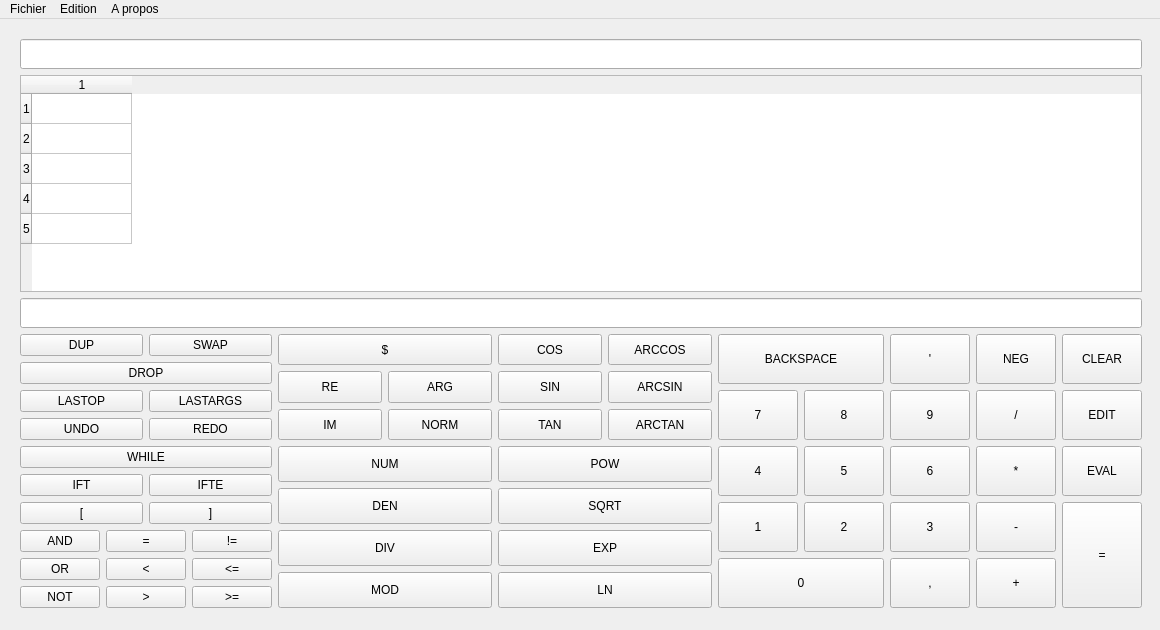
<?xml version="1.0" encoding="UTF-8"?>
<ui version="4.0">
 <class>MainWindow</class>
 <widget class="QMainWindow" name="MainWindow">
  <property name="geometry">
   <rect>
    <x>0</x>
    <y>0</y>
    <width>1160</width>
    <height>630</height>
   </rect>
  </property>
  <property name="windowTitle">
   <string>MainWindow</string>
  </property>
  <widget class="QWidget" name="centralWidget">
   <widget class="QWidget" name="verticalLayoutWidget">
    <property name="geometry">
     <rect>
      <x>9</x>
      <y>9</y>
      <width>1144</width>
      <height>591</height>
     </rect>
    </property>
    <layout class="QVBoxLayout" name="verticalLayout_2">
     <item>
      <widget class="QLineEdit" name="errorInput">
       <property name="minimumSize">
        <size>
         <width>0</width>
         <height>30</height>
        </size>
       </property>
       <property name="maximumSize">
        <size>
         <width>16777215</width>
         <height>30</height>
        </size>
       </property>
       <property name="baseSize">
        <size>
         <width>0</width>
         <height>30</height>
        </size>
       </property>
       <property name="readOnly">
        <bool>true</bool>
       </property>
      </widget>
     </item>
     <item>
      <widget class="QTableWidget" name="tableWidget">
       <property name="sizePolicy">
        <sizepolicy hsizetype="Expanding" vsizetype="Expanding">
         <horstretch>0</horstretch>
         <verstretch>0</verstretch>
        </sizepolicy>
       </property>
       <property name="selectionMode">
        <enum>QAbstractItemView::NoSelection</enum>
       </property>
       <property name="rowCount">
        <number>5</number>
       </property>
       <property name="columnCount">
        <number>1</number>
       </property>
       <row/>
       <row/>
       <row/>
       <row/>
       <row/>
       <column/>
      </widget>
     </item>
     <item>
      <widget class="QLineEdit" name="commandInput">
       <property name="sizePolicy">
        <sizepolicy hsizetype="Expanding" vsizetype="Fixed">
         <horstretch>0</horstretch>
         <verstretch>0</verstretch>
        </sizepolicy>
       </property>
       <property name="minimumSize">
        <size>
         <width>0</width>
         <height>30</height>
        </size>
       </property>
       <property name="maximumSize">
        <size>
         <width>16777215</width>
         <height>30</height>
        </size>
       </property>
       <property name="baseSize">
        <size>
         <width>0</width>
         <height>30</height>
        </size>
       </property>
      </widget>
     </item>
     <item>
      <layout class="QGridLayout" name="gridLayout_10">
       <item row="1" column="3">
        <layout class="QGridLayout" name="powerButtons">
         <item row="1" column="0">
          <widget class="QPushButton" name="sqrt">
           <property name="sizePolicy">
            <sizepolicy hsizetype="Expanding" vsizetype="Expanding">
             <horstretch>0</horstretch>
             <verstretch>0</verstretch>
            </sizepolicy>
           </property>
           <property name="baseSize">
            <size>
             <width>30</width>
             <height>30</height>
            </size>
           </property>
           <property name="text">
            <string>SQRT</string>
           </property>
          </widget>
         </item>
         <item row="2" column="0">
          <widget class="QPushButton" name="exp">
           <property name="sizePolicy">
            <sizepolicy hsizetype="Expanding" vsizetype="Expanding">
             <horstretch>0</horstretch>
             <verstretch>0</verstretch>
            </sizepolicy>
           </property>
           <property name="baseSize">
            <size>
             <width>30</width>
             <height>30</height>
            </size>
           </property>
           <property name="text">
            <string>EXP</string>
           </property>
          </widget>
         </item>
         <item row="0" column="0">
          <widget class="QPushButton" name="pow">
           <property name="sizePolicy">
            <sizepolicy hsizetype="Expanding" vsizetype="Expanding">
             <horstretch>0</horstretch>
             <verstretch>0</verstretch>
            </sizepolicy>
           </property>
           <property name="baseSize">
            <size>
             <width>30</width>
             <height>30</height>
            </size>
           </property>
           <property name="text">
            <string>POW</string>
           </property>
          </widget>
         </item>
         <item row="3" column="0">
          <widget class="QPushButton" name="ln">
           <property name="sizePolicy">
            <sizepolicy hsizetype="Expanding" vsizetype="Expanding">
             <horstretch>0</horstretch>
             <verstretch>0</verstretch>
            </sizepolicy>
           </property>
           <property name="baseSize">
            <size>
             <width>30</width>
             <height>30</height>
            </size>
           </property>
           <property name="text">
            <string>LN</string>
           </property>
          </widget>
         </item>
        </layout>
       </item>
       <item row="1" column="2">
        <layout class="QGridLayout" name="integerButtons">
         <item row="5" column="2">
          <widget class="QPushButton" name="mod">
           <property name="sizePolicy">
            <sizepolicy hsizetype="Expanding" vsizetype="Expanding">
             <horstretch>0</horstretch>
             <verstretch>0</verstretch>
            </sizepolicy>
           </property>
           <property name="baseSize">
            <size>
             <width>30</width>
             <height>30</height>
            </size>
           </property>
           <property name="text">
            <string>MOD</string>
           </property>
          </widget>
         </item>
         <item row="4" column="2">
          <widget class="QPushButton" name="div">
           <property name="sizePolicy">
            <sizepolicy hsizetype="Expanding" vsizetype="Expanding">
             <horstretch>0</horstretch>
             <verstretch>0</verstretch>
            </sizepolicy>
           </property>
           <property name="baseSize">
            <size>
             <width>30</width>
             <height>30</height>
            </size>
           </property>
           <property name="text">
            <string>DIV</string>
           </property>
          </widget>
         </item>
         <item row="3" column="2">
          <widget class="QPushButton" name="den">
           <property name="sizePolicy">
            <sizepolicy hsizetype="Expanding" vsizetype="Expanding">
             <horstretch>0</horstretch>
             <verstretch>0</verstretch>
            </sizepolicy>
           </property>
           <property name="baseSize">
            <size>
             <width>30</width>
             <height>30</height>
            </size>
           </property>
           <property name="text">
            <string>DEN</string>
           </property>
          </widget>
         </item>
         <item row="2" column="2">
          <widget class="QPushButton" name="num">
           <property name="sizePolicy">
            <sizepolicy hsizetype="Expanding" vsizetype="Expanding">
             <horstretch>0</horstretch>
             <verstretch>0</verstretch>
            </sizepolicy>
           </property>
           <property name="baseSize">
            <size>
             <width>30</width>
             <height>30</height>
            </size>
           </property>
           <property name="text">
            <string>NUM</string>
           </property>
          </widget>
         </item>
        </layout>
       </item>
       <item row="0" column="0">
        <layout class="QGridLayout" name="stackButtons">
         <item row="2" column="0">
          <widget class="QPushButton" name="lastop">
           <property name="sizePolicy">
            <sizepolicy hsizetype="Expanding" vsizetype="Expanding">
             <horstretch>0</horstretch>
             <verstretch>0</verstretch>
            </sizepolicy>
           </property>
           <property name="text">
            <string>LASTOP</string>
           </property>
          </widget>
         </item>
         <item row="0" column="1">
          <widget class="QPushButton" name="swap">
           <property name="sizePolicy">
            <sizepolicy hsizetype="Expanding" vsizetype="Expanding">
             <horstretch>0</horstretch>
             <verstretch>0</verstretch>
            </sizepolicy>
           </property>
           <property name="text">
            <string>SWAP</string>
           </property>
          </widget>
         </item>
         <item row="2" column="1">
          <widget class="QPushButton" name="lastargs">
           <property name="sizePolicy">
            <sizepolicy hsizetype="Expanding" vsizetype="Expanding">
             <horstretch>0</horstretch>
             <verstretch>0</verstretch>
            </sizepolicy>
           </property>
           <property name="text">
            <string>LASTARGS</string>
           </property>
          </widget>
         </item>
         <item row="1" column="0" colspan="2">
          <widget class="QPushButton" name="drop">
           <property name="sizePolicy">
            <sizepolicy hsizetype="Expanding" vsizetype="Expanding">
             <horstretch>0</horstretch>
             <verstretch>0</verstretch>
            </sizepolicy>
           </property>
           <property name="text">
            <string>DROP</string>
           </property>
          </widget>
         </item>
         <item row="0" column="0">
          <widget class="QPushButton" name="dup">
           <property name="sizePolicy">
            <sizepolicy hsizetype="Expanding" vsizetype="Expanding">
             <horstretch>0</horstretch>
             <verstretch>0</verstretch>
            </sizepolicy>
           </property>
           <property name="text">
            <string>DUP</string>
           </property>
          </widget>
         </item>
         <item row="3" column="0">
          <widget class="QPushButton" name="undo">
           <property name="sizePolicy">
            <sizepolicy hsizetype="Expanding" vsizetype="Expanding">
             <horstretch>0</horstretch>
             <verstretch>0</verstretch>
            </sizepolicy>
           </property>
           <property name="text">
            <string>UNDO</string>
           </property>
          </widget>
         </item>
         <item row="3" column="1">
          <widget class="QPushButton" name="redo">
           <property name="sizePolicy">
            <sizepolicy hsizetype="Expanding" vsizetype="Expanding">
             <horstretch>0</horstretch>
             <verstretch>0</verstretch>
            </sizepolicy>
           </property>
           <property name="text">
            <string>REDO</string>
           </property>
          </widget>
         </item>
        </layout>
       </item>
       <item row="0" column="3">
        <layout class="QGridLayout" name="trigoButtons">
         <item row="1" column="1">
          <widget class="QPushButton" name="arcsin">
           <property name="sizePolicy">
            <sizepolicy hsizetype="Expanding" vsizetype="Expanding">
             <horstretch>0</horstretch>
             <verstretch>0</verstretch>
            </sizepolicy>
           </property>
           <property name="baseSize">
            <size>
             <width>30</width>
             <height>30</height>
            </size>
           </property>
           <property name="text">
            <string>ARCSIN</string>
           </property>
          </widget>
         </item>
         <item row="0" column="1">
          <widget class="QPushButton" name="arccos">
           <property name="sizePolicy">
            <sizepolicy hsizetype="Expanding" vsizetype="Expanding">
             <horstretch>0</horstretch>
             <verstretch>0</verstretch>
            </sizepolicy>
           </property>
           <property name="baseSize">
            <size>
             <width>30</width>
             <height>30</height>
            </size>
           </property>
           <property name="text">
            <string>ARCCOS</string>
           </property>
          </widget>
         </item>
         <item row="2" column="1">
          <widget class="QPushButton" name="arctan">
           <property name="sizePolicy">
            <sizepolicy hsizetype="Expanding" vsizetype="Expanding">
             <horstretch>0</horstretch>
             <verstretch>0</verstretch>
            </sizepolicy>
           </property>
           <property name="baseSize">
            <size>
             <width>30</width>
             <height>30</height>
            </size>
           </property>
           <property name="text">
            <string>ARCTAN</string>
           </property>
          </widget>
         </item>
         <item row="0" column="0">
          <widget class="QPushButton" name="cos">
           <property name="sizePolicy">
            <sizepolicy hsizetype="Expanding" vsizetype="Expanding">
             <horstretch>0</horstretch>
             <verstretch>0</verstretch>
            </sizepolicy>
           </property>
           <property name="baseSize">
            <size>
             <width>30</width>
             <height>30</height>
            </size>
           </property>
           <property name="text">
            <string>COS</string>
           </property>
          </widget>
         </item>
         <item row="1" column="0">
          <widget class="QPushButton" name="sin">
           <property name="sizePolicy">
            <sizepolicy hsizetype="Expanding" vsizetype="Expanding">
             <horstretch>0</horstretch>
             <verstretch>0</verstretch>
            </sizepolicy>
           </property>
           <property name="baseSize">
            <size>
             <width>30</width>
             <height>30</height>
            </size>
           </property>
           <property name="text">
            <string>SIN</string>
           </property>
          </widget>
         </item>
         <item row="2" column="0">
          <widget class="QPushButton" name="tan">
           <property name="sizePolicy">
            <sizepolicy hsizetype="Expanding" vsizetype="Expanding">
             <horstretch>0</horstretch>
             <verstretch>0</verstretch>
            </sizepolicy>
           </property>
           <property name="baseSize">
            <size>
             <width>30</width>
             <height>30</height>
            </size>
           </property>
           <property name="text">
            <string>TAN</string>
           </property>
          </widget>
         </item>
        </layout>
       </item>
       <item row="0" column="2">
        <layout class="QGridLayout" name="complexButtons">
         <item row="2" column="0">
          <widget class="QPushButton" name="im">
           <property name="sizePolicy">
            <sizepolicy hsizetype="Expanding" vsizetype="Expanding">
             <horstretch>0</horstretch>
             <verstretch>0</verstretch>
            </sizepolicy>
           </property>
           <property name="baseSize">
            <size>
             <width>30</width>
             <height>30</height>
            </size>
           </property>
           <property name="text">
            <string>IM</string>
           </property>
          </widget>
         </item>
         <item row="1" column="0">
          <widget class="QPushButton" name="re">
           <property name="sizePolicy">
            <sizepolicy hsizetype="Expanding" vsizetype="Expanding">
             <horstretch>0</horstretch>
             <verstretch>0</verstretch>
            </sizepolicy>
           </property>
           <property name="baseSize">
            <size>
             <width>30</width>
             <height>30</height>
            </size>
           </property>
           <property name="text">
            <string>RE</string>
           </property>
          </widget>
         </item>
         <item row="1" column="1">
          <widget class="QPushButton" name="arg">
           <property name="sizePolicy">
            <sizepolicy hsizetype="Expanding" vsizetype="Expanding">
             <horstretch>0</horstretch>
             <verstretch>0</verstretch>
            </sizepolicy>
           </property>
           <property name="baseSize">
            <size>
             <width>30</width>
             <height>30</height>
            </size>
           </property>
           <property name="text">
            <string>ARG</string>
           </property>
          </widget>
         </item>
         <item row="2" column="1">
          <widget class="QPushButton" name="norm">
           <property name="sizePolicy">
            <sizepolicy hsizetype="Expanding" vsizetype="Expanding">
             <horstretch>0</horstretch>
             <verstretch>0</verstretch>
            </sizepolicy>
           </property>
           <property name="baseSize">
            <size>
             <width>30</width>
             <height>30</height>
            </size>
           </property>
           <property name="text">
            <string>NORM</string>
           </property>
          </widget>
         </item>
         <item row="0" column="0" colspan="2">
          <widget class="QPushButton" name="dollar">
           <property name="sizePolicy">
            <sizepolicy hsizetype="Expanding" vsizetype="Expanding">
             <horstretch>0</horstretch>
             <verstretch>0</verstretch>
            </sizepolicy>
           </property>
           <property name="baseSize">
            <size>
             <width>30</width>
             <height>30</height>
            </size>
           </property>
           <property name="text">
            <string>$</string>
           </property>
          </widget>
         </item>
        </layout>
       </item>
       <item row="1" column="0">
        <layout class="QGridLayout" name="gridLayout_9">
         <item row="4" column="1">
          <layout class="QGridLayout" name="logicalButtons">
           <item row="1" column="0">
            <widget class="QPushButton" name="orb">
             <property name="sizePolicy">
              <sizepolicy hsizetype="Expanding" vsizetype="Expanding">
               <horstretch>0</horstretch>
               <verstretch>0</verstretch>
              </sizepolicy>
             </property>
             <property name="baseSize">
              <size>
               <width>30</width>
               <height>30</height>
              </size>
             </property>
             <property name="text">
              <string>OR</string>
             </property>
            </widget>
           </item>
           <item row="2" column="0">
            <widget class="QPushButton" name="notb">
             <property name="sizePolicy">
              <sizepolicy hsizetype="Expanding" vsizetype="Expanding">
               <horstretch>0</horstretch>
               <verstretch>0</verstretch>
              </sizepolicy>
             </property>
             <property name="baseSize">
              <size>
               <width>30</width>
               <height>30</height>
              </size>
             </property>
             <property name="text">
              <string>NOT</string>
             </property>
            </widget>
           </item>
           <item row="0" column="1">
            <widget class="QPushButton" name="equalb">
             <property name="sizePolicy">
              <sizepolicy hsizetype="Expanding" vsizetype="Expanding">
               <horstretch>0</horstretch>
               <verstretch>0</verstretch>
              </sizepolicy>
             </property>
             <property name="baseSize">
              <size>
               <width>30</width>
               <height>30</height>
              </size>
             </property>
             <property name="text">
              <string>=</string>
             </property>
            </widget>
           </item>
           <item row="0" column="2">
            <widget class="QPushButton" name="notEqual">
             <property name="sizePolicy">
              <sizepolicy hsizetype="Expanding" vsizetype="Expanding">
               <horstretch>0</horstretch>
               <verstretch>0</verstretch>
              </sizepolicy>
             </property>
             <property name="baseSize">
              <size>
               <width>30</width>
               <height>30</height>
              </size>
             </property>
             <property name="text">
              <string>!=</string>
             </property>
            </widget>
           </item>
           <item row="1" column="2">
            <widget class="QPushButton" name="lte">
             <property name="sizePolicy">
              <sizepolicy hsizetype="Expanding" vsizetype="Expanding">
               <horstretch>0</horstretch>
               <verstretch>0</verstretch>
              </sizepolicy>
             </property>
             <property name="baseSize">
              <size>
               <width>30</width>
               <height>30</height>
              </size>
             </property>
             <property name="text">
              <string>&lt;=</string>
             </property>
            </widget>
           </item>
           <item row="2" column="1">
            <widget class="QPushButton" name="gt">
             <property name="sizePolicy">
              <sizepolicy hsizetype="Expanding" vsizetype="Expanding">
               <horstretch>0</horstretch>
               <verstretch>0</verstretch>
              </sizepolicy>
             </property>
             <property name="baseSize">
              <size>
               <width>30</width>
               <height>30</height>
              </size>
             </property>
             <property name="text">
              <string>&gt;</string>
             </property>
            </widget>
           </item>
           <item row="2" column="2">
            <widget class="QPushButton" name="gte">
             <property name="sizePolicy">
              <sizepolicy hsizetype="Expanding" vsizetype="Expanding">
               <horstretch>0</horstretch>
               <verstretch>0</verstretch>
              </sizepolicy>
             </property>
             <property name="baseSize">
              <size>
               <width>30</width>
               <height>30</height>
              </size>
             </property>
             <property name="text">
              <string>&gt;=</string>
             </property>
            </widget>
           </item>
           <item row="1" column="1">
            <widget class="QPushButton" name="lt">
             <property name="sizePolicy">
              <sizepolicy hsizetype="Expanding" vsizetype="Expanding">
               <horstretch>0</horstretch>
               <verstretch>0</verstretch>
              </sizepolicy>
             </property>
             <property name="baseSize">
              <size>
               <width>30</width>
               <height>30</height>
              </size>
             </property>
             <property name="text">
              <string>&lt;</string>
             </property>
            </widget>
           </item>
           <item row="0" column="0">
            <widget class="QPushButton" name="andb">
             <property name="sizePolicy">
              <sizepolicy hsizetype="Expanding" vsizetype="Expanding">
               <horstretch>0</horstretch>
               <verstretch>0</verstretch>
              </sizepolicy>
             </property>
             <property name="baseSize">
              <size>
               <width>30</width>
               <height>30</height>
              </size>
             </property>
             <property name="text">
              <string>AND</string>
             </property>
            </widget>
           </item>
          </layout>
         </item>
         <item row="2" column="1">
          <layout class="QGridLayout" name="conditionalButtons">
           <item row="2" column="0">
            <widget class="QPushButton" name="ift">
             <property name="sizePolicy">
              <sizepolicy hsizetype="Expanding" vsizetype="Expanding">
               <horstretch>0</horstretch>
               <verstretch>0</verstretch>
              </sizepolicy>
             </property>
             <property name="text">
              <string>IFT</string>
             </property>
            </widget>
           </item>
           <item row="2" column="1">
            <widget class="QPushButton" name="ifte">
             <property name="sizePolicy">
              <sizepolicy hsizetype="Expanding" vsizetype="Expanding">
               <horstretch>0</horstretch>
               <verstretch>0</verstretch>
              </sizepolicy>
             </property>
             <property name="text">
              <string>IFTE</string>
             </property>
            </widget>
           </item>
           <item row="3" column="1">
            <widget class="QPushButton" name="rightBracket">
             <property name="text">
              <string>]</string>
             </property>
            </widget>
           </item>
           <item row="3" column="0">
            <widget class="QPushButton" name="leftBracket">
             <property name="text">
              <string>[</string>
             </property>
            </widget>
           </item>
           <item row="1" column="0" colspan="2">
            <widget class="QPushButton" name="whileb">
             <property name="sizePolicy">
              <sizepolicy hsizetype="Expanding" vsizetype="Expanding">
               <horstretch>0</horstretch>
               <verstretch>0</verstretch>
              </sizepolicy>
             </property>
             <property name="text">
              <string>WHILE</string>
             </property>
            </widget>
           </item>
          </layout>
         </item>
        </layout>
       </item>
       <item row="0" column="4" rowspan="2">
        <layout class="QGridLayout" name="numericPad">
         <item row="2" column="1">
          <widget class="QPushButton" name="b5">
           <property name="sizePolicy">
            <sizepolicy hsizetype="Expanding" vsizetype="Expanding">
             <horstretch>0</horstretch>
             <verstretch>0</verstretch>
            </sizepolicy>
           </property>
           <property name="baseSize">
            <size>
             <width>30</width>
             <height>30</height>
            </size>
           </property>
           <property name="text">
            <string>5</string>
           </property>
          </widget>
         </item>
         <item row="0" column="3">
          <widget class="QPushButton" name="neg">
           <property name="sizePolicy">
            <sizepolicy hsizetype="Expanding" vsizetype="Expanding">
             <horstretch>0</horstretch>
             <verstretch>0</verstretch>
            </sizepolicy>
           </property>
           <property name="baseSize">
            <size>
             <width>30</width>
             <height>30</height>
            </size>
           </property>
           <property name="text">
            <string>NEG</string>
           </property>
          </widget>
         </item>
         <item row="4" column="0" colspan="2">
          <widget class="QPushButton" name="b0">
           <property name="sizePolicy">
            <sizepolicy hsizetype="Expanding" vsizetype="Expanding">
             <horstretch>0</horstretch>
             <verstretch>0</verstretch>
            </sizepolicy>
           </property>
           <property name="baseSize">
            <size>
             <width>30</width>
             <height>30</height>
            </size>
           </property>
           <property name="text">
            <string>0</string>
           </property>
          </widget>
         </item>
         <item row="1" column="1">
          <widget class="QPushButton" name="b8">
           <property name="sizePolicy">
            <sizepolicy hsizetype="Expanding" vsizetype="Expanding">
             <horstretch>0</horstretch>
             <verstretch>0</verstretch>
            </sizepolicy>
           </property>
           <property name="baseSize">
            <size>
             <width>30</width>
             <height>30</height>
            </size>
           </property>
           <property name="text">
            <string>8</string>
           </property>
          </widget>
         </item>
         <item row="1" column="2">
          <widget class="QPushButton" name="b9">
           <property name="sizePolicy">
            <sizepolicy hsizetype="Expanding" vsizetype="Expanding">
             <horstretch>0</horstretch>
             <verstretch>0</verstretch>
            </sizepolicy>
           </property>
           <property name="baseSize">
            <size>
             <width>30</width>
             <height>30</height>
            </size>
           </property>
           <property name="text">
            <string>9</string>
           </property>
          </widget>
         </item>
         <item row="2" column="0">
          <widget class="QPushButton" name="b4">
           <property name="sizePolicy">
            <sizepolicy hsizetype="Expanding" vsizetype="Expanding">
             <horstretch>0</horstretch>
             <verstretch>0</verstretch>
            </sizepolicy>
           </property>
           <property name="baseSize">
            <size>
             <width>30</width>
             <height>30</height>
            </size>
           </property>
           <property name="text">
            <string>4</string>
           </property>
          </widget>
         </item>
         <item row="3" column="0">
          <widget class="QPushButton" name="b1">
           <property name="sizePolicy">
            <sizepolicy hsizetype="Expanding" vsizetype="Expanding">
             <horstretch>0</horstretch>
             <verstretch>0</verstretch>
            </sizepolicy>
           </property>
           <property name="baseSize">
            <size>
             <width>30</width>
             <height>30</height>
            </size>
           </property>
           <property name="text">
            <string>1</string>
           </property>
          </widget>
         </item>
         <item row="1" column="3">
          <widget class="QPushButton" name="divide">
           <property name="sizePolicy">
            <sizepolicy hsizetype="Expanding" vsizetype="Expanding">
             <horstretch>0</horstretch>
             <verstretch>0</verstretch>
            </sizepolicy>
           </property>
           <property name="baseSize">
            <size>
             <width>30</width>
             <height>30</height>
            </size>
           </property>
           <property name="text">
            <string>/</string>
           </property>
          </widget>
         </item>
         <item row="1" column="0">
          <widget class="QPushButton" name="b7">
           <property name="sizePolicy">
            <sizepolicy hsizetype="Expanding" vsizetype="Expanding">
             <horstretch>0</horstretch>
             <verstretch>0</verstretch>
            </sizepolicy>
           </property>
           <property name="baseSize">
            <size>
             <width>30</width>
             <height>30</height>
            </size>
           </property>
           <property name="text">
            <string>7</string>
           </property>
          </widget>
         </item>
         <item row="2" column="3">
          <widget class="QPushButton" name="times">
           <property name="sizePolicy">
            <sizepolicy hsizetype="Expanding" vsizetype="Expanding">
             <horstretch>0</horstretch>
             <verstretch>0</verstretch>
            </sizepolicy>
           </property>
           <property name="baseSize">
            <size>
             <width>30</width>
             <height>30</height>
            </size>
           </property>
           <property name="text">
            <string>*</string>
           </property>
          </widget>
         </item>
         <item row="3" column="3">
          <widget class="QPushButton" name="minus">
           <property name="sizePolicy">
            <sizepolicy hsizetype="Expanding" vsizetype="Expanding">
             <horstretch>0</horstretch>
             <verstretch>0</verstretch>
            </sizepolicy>
           </property>
           <property name="baseSize">
            <size>
             <width>30</width>
             <height>30</height>
            </size>
           </property>
           <property name="text">
            <string>-</string>
           </property>
          </widget>
         </item>
         <item row="2" column="2">
          <widget class="QPushButton" name="b6">
           <property name="sizePolicy">
            <sizepolicy hsizetype="Expanding" vsizetype="Expanding">
             <horstretch>0</horstretch>
             <verstretch>0</verstretch>
            </sizepolicy>
           </property>
           <property name="baseSize">
            <size>
             <width>30</width>
             <height>30</height>
            </size>
           </property>
           <property name="text">
            <string>6</string>
           </property>
          </widget>
         </item>
         <item row="3" column="2">
          <widget class="QPushButton" name="b3">
           <property name="sizePolicy">
            <sizepolicy hsizetype="Expanding" vsizetype="Expanding">
             <horstretch>0</horstretch>
             <verstretch>0</verstretch>
            </sizepolicy>
           </property>
           <property name="baseSize">
            <size>
             <width>30</width>
             <height>30</height>
            </size>
           </property>
           <property name="text">
            <string>3</string>
           </property>
          </widget>
         </item>
         <item row="4" column="3">
          <widget class="QPushButton" name="plus">
           <property name="sizePolicy">
            <sizepolicy hsizetype="Expanding" vsizetype="Expanding">
             <horstretch>0</horstretch>
             <verstretch>0</verstretch>
            </sizepolicy>
           </property>
           <property name="baseSize">
            <size>
             <width>30</width>
             <height>30</height>
            </size>
           </property>
           <property name="text">
            <string>+</string>
           </property>
          </widget>
         </item>
         <item row="4" column="2">
          <widget class="QPushButton" name="comma">
           <property name="sizePolicy">
            <sizepolicy hsizetype="Expanding" vsizetype="Expanding">
             <horstretch>0</horstretch>
             <verstretch>0</verstretch>
            </sizepolicy>
           </property>
           <property name="baseSize">
            <size>
             <width>30</width>
             <height>30</height>
            </size>
           </property>
           <property name="text">
            <string>,</string>
           </property>
          </widget>
         </item>
         <item row="3" column="1">
          <widget class="QPushButton" name="b2">
           <property name="sizePolicy">
            <sizepolicy hsizetype="Expanding" vsizetype="Expanding">
             <horstretch>0</horstretch>
             <verstretch>0</verstretch>
            </sizepolicy>
           </property>
           <property name="baseSize">
            <size>
             <width>30</width>
             <height>30</height>
            </size>
           </property>
           <property name="text">
            <string>2</string>
           </property>
          </widget>
         </item>
         <item row="3" column="4" rowspan="2">
          <widget class="QPushButton" name="enter">
           <property name="sizePolicy">
            <sizepolicy hsizetype="Expanding" vsizetype="Expanding">
             <horstretch>0</horstretch>
             <verstretch>0</verstretch>
            </sizepolicy>
           </property>
           <property name="baseSize">
            <size>
             <width>30</width>
             <height>30</height>
            </size>
           </property>
           <property name="layoutDirection">
            <enum>Qt::LeftToRight</enum>
           </property>
           <property name="autoFillBackground">
            <bool>false</bool>
           </property>
           <property name="text">
            <string>=</string>
           </property>
           <property name="flat">
            <bool>false</bool>
           </property>
          </widget>
         </item>
         <item row="2" column="4">
          <widget class="QPushButton" name="eval">
           <property name="sizePolicy">
            <sizepolicy hsizetype="Expanding" vsizetype="Expanding">
             <horstretch>0</horstretch>
             <verstretch>0</verstretch>
            </sizepolicy>
           </property>
           <property name="baseSize">
            <size>
             <width>30</width>
             <height>30</height>
            </size>
           </property>
           <property name="text">
            <string>EVAL</string>
           </property>
          </widget>
         </item>
         <item row="1" column="4">
          <widget class="QPushButton" name="edit">
           <property name="sizePolicy">
            <sizepolicy hsizetype="Expanding" vsizetype="Expanding">
             <horstretch>0</horstretch>
             <verstretch>0</verstretch>
            </sizepolicy>
           </property>
           <property name="text">
            <string>EDIT</string>
           </property>
          </widget>
         </item>
         <item row="0" column="4">
          <widget class="QPushButton" name="clear">
           <property name="sizePolicy">
            <sizepolicy hsizetype="Expanding" vsizetype="Expanding">
             <horstretch>0</horstretch>
             <verstretch>0</verstretch>
            </sizepolicy>
           </property>
           <property name="text">
            <string>CLEAR</string>
           </property>
          </widget>
         </item>
         <item row="0" column="0" colspan="2">
          <widget class="QPushButton" name="backspace">
           <property name="sizePolicy">
            <sizepolicy hsizetype="Expanding" vsizetype="Expanding">
             <horstretch>0</horstretch>
             <verstretch>0</verstretch>
            </sizepolicy>
           </property>
           <property name="baseSize">
            <size>
             <width>30</width>
             <height>30</height>
            </size>
           </property>
           <property name="text">
            <string>BACKSPACE</string>
           </property>
          </widget>
         </item>
         <item row="0" column="2">
          <widget class="QPushButton" name="quote">
           <property name="sizePolicy">
            <sizepolicy hsizetype="Minimum" vsizetype="Expanding">
             <horstretch>0</horstretch>
             <verstretch>0</verstretch>
            </sizepolicy>
           </property>
           <property name="text">
            <string>'</string>
           </property>
          </widget>
         </item>
        </layout>
       </item>
      </layout>
     </item>
    </layout>
   </widget>
  </widget>
  <widget class="QMenuBar" name="menuBar">
   <property name="geometry">
    <rect>
     <x>0</x>
     <y>0</y>
     <width>1160</width>
     <height>21</height>
    </rect>
   </property>
   <widget class="QMenu" name="menuFichier">
    <property name="title">
     <string>Fichier</string>
    </property>
    <addaction name="actionSauvegarder"/>
    <addaction name="actionCharger"/>
    <addaction name="separator"/>
    <addaction name="actionQuitter"/>
   </widget>
   <widget class="QMenu" name="menuEdition">
    <property name="title">
     <string>Edition</string>
    </property>
    <addaction name="actionAnnuler"/>
    <addaction name="actionR_tablir"/>
    <addaction name="separator"/>
    <addaction name="actionOptions"/>
    <addaction name="separator"/>
    <addaction name="actionEdition_des_variables"/>
    <addaction name="actionEdition_des_programmes"/>
   </widget>
   <widget class="QMenu" name="menuA_propos">
    <property name="title">
     <string>A propos</string>
    </property>
    <addaction name="actionAide"/>
    <addaction name="actionA_propos_de_l_application"/>
   </widget>
   <addaction name="menuFichier"/>
   <addaction name="menuEdition"/>
   <addaction name="menuA_propos"/>
  </widget>
  <action name="actionQuitter">
   <property name="text">
    <string>Quitter</string>
   </property>
   <property name="shortcut">
    <string>Ctrl+Q</string>
   </property>
  </action>
  <action name="actionAide">
   <property name="text">
    <string>Aide</string>
   </property>
  </action>
  <action name="actionOptions">
   <property name="text">
    <string>Paramètres</string>
   </property>
  </action>
  <action name="actionEdition_des_variables">
   <property name="text">
    <string>Edition des variables</string>
   </property>
  </action>
  <action name="actionEdition_des_programmes">
   <property name="text">
    <string>Edition des programmes</string>
   </property>
  </action>
  <action name="actionA_propos_de_l_application">
   <property name="text">
    <string>A propos de l'application</string>
   </property>
  </action>
  <action name="actionAnnuler">
   <property name="text">
    <string>Annuler</string>
   </property>
   <property name="shortcut">
    <string>Ctrl+Z</string>
   </property>
   <property name="shortcutContext">
    <enum>Qt::ApplicationShortcut</enum>
   </property>
  </action>
  <action name="actionR_tablir">
   <property name="text">
    <string>Rétablir</string>
   </property>
   <property name="shortcut">
    <string>Ctrl+Y</string>
   </property>
  </action>
  <action name="actionAfficher_le_clavier_cliquable">
   <property name="checkable">
    <bool>true</bool>
   </property>
   <property name="checked">
    <bool>true</bool>
   </property>
   <property name="text">
    <string>Afficher le clavier cliquable</string>
   </property>
  </action>
  <action name="actionSauvegarder">
   <property name="text">
    <string>Sauvegarder</string>
   </property>
  </action>
  <action name="actionCharger">
   <property name="text">
    <string>Charger</string>
   </property>
  </action>
 </widget>
 <layoutdefault spacing="6" margin="11"/>
 <resources/>
 <connections/>
 <slots>
  <slot>on0Pressed()</slot>
 </slots>
</ui>
